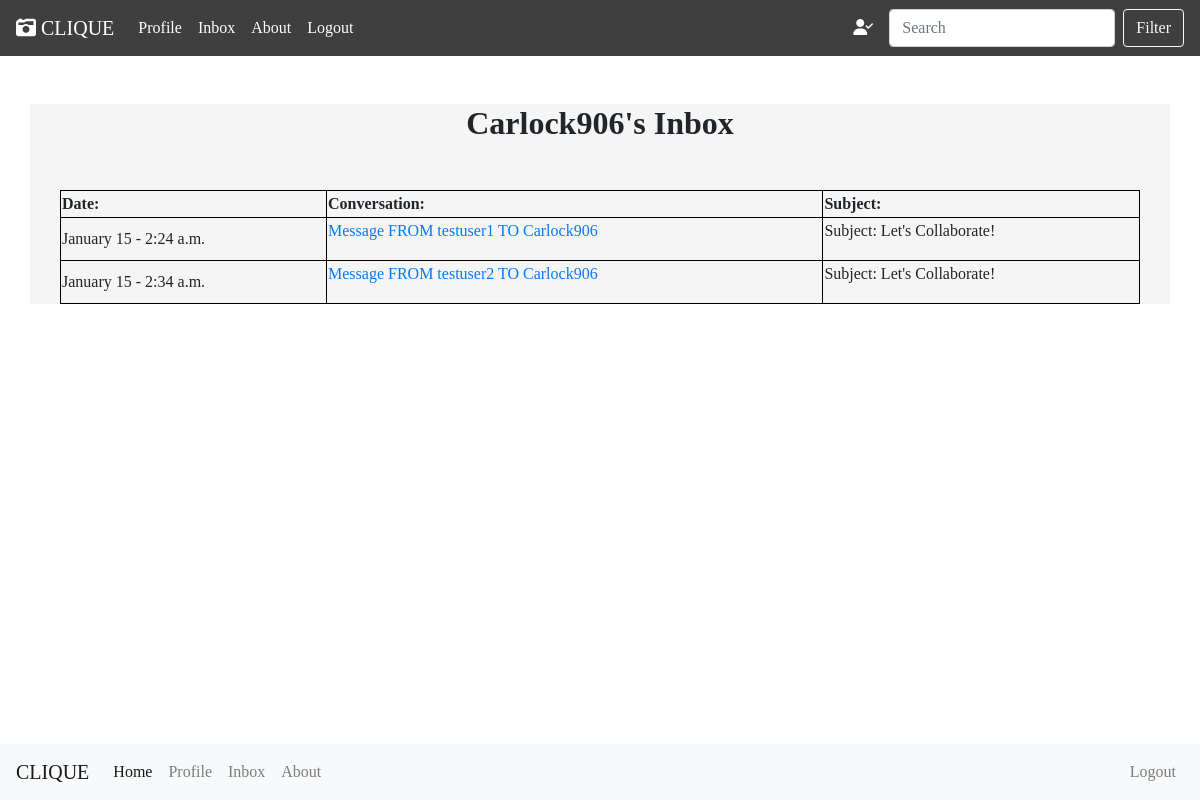
Page /inbox/ (signed in) on the committed database.
### users/models.py (models this page shows)
class CustomUser(AbstractUser):
    pass
    def __str__(self):
        return self.username

### inboxApp/models.py (models this page shows)
class InboxDB(models.Model):
    sender = models.ForeignKey(CustomUser, related_name='sender', on_delete=models.CASCADE, null=True)
    receiver = models.ForeignKey(CustomUser, related_name='receiver', on_delete=models.CASCADE, null=True)
    subject = models.CharField(max_length=100, default="Let's Collaborate!", blank=True, null=True)
    body = models.CharField(max_length=1000, default='', blank=True, null=True)
    sent_date = models.DateTimeField(auto_now_add=True)
    class Meta:
        verbose_name_plural = "User Inboxes"
    def __str__(self):
        if self.sender == self.sender:
            return f"Message FROM {self.sender} TO {self.receiver}"
        elif self.receiver == self.receiver:
            return f"Message TO {self.sender} FROM {self.receiver}"

### inboxApp/views.py (the view)
# urls.py: path('', views.user_inbox, name='user-inbox'),
@login_required
def user_inbox(request):
    user_id = request.user.id
    if request.method == "GET":
        context = {
            'message': InboxDB.objects.filter(sender=user_id),
            'message': InboxDB.objects.filter(receiver=user_id), # I DONT NEED THIS, BECAUSE NAY POST DIRECTED TO ME SHOULD BE THE SAME
        }
        return render(request, 'inbox/user_inbox_list.html', context)
    elif request.method == "POST": # OTHER THINGS
        return render(request, 'inbox/user_inbox_list.html', context)

### templates/inbox/user_inbox_list.html (shortened to what this page needs)
{% extends 'base.html' %}
{% block content %}
    <div class="container text-center mt-5">
        <h2><b>{{ user }}'s Inbox</b></h2>
    </div>
    {% if user.is_authenticated %}
        <div class="container-fluid mt-5 mb-5">
            <table style="width:100%">
                <tr>
                    <th>Date:</th>
                    <th>Conversation:</th>
                    <th>Subject:</th>
                </tr>
                {% for msg in message %}
                    <tr>
                        <td>{{ msg.sent_date | date:"F d" }} - {{ msg.sent_date.time }}</td>
                        <td><p><a href="{% url 'user-msg' msg.id %}">{{ msg }}</a></p></td>
                        <td><p>Subject: {{ msg.subject }}</p></td>
                    </tr>
                {% empty %}
                    <p>Inbox is EMPTY</p>
                {% endfor %}
            </table>
        </div>
    {% endif %}
{% endblock %}

### static/css/main.css (style rules this page uses)
body, html { font-family: 'Halant', serif; height: 100%; }
.container { background-color: rgb(245, 245, 245); }
table, th, td { border: 1px solid black; height: 5px; }

### rows in the picture
CustomUser: username "Carlock906"
InboxDB: sent_date "January 15", sent_date.time "2:24 a.m.", sender+receiver "Message FROM testuser1 TO Carlock906", subject "Let's Collaborate!"
InboxDB: sent_date "January 15", sent_date.time "2:34 a.m.", sender+receiver "Message FROM testuser2 TO Carlock906", subject "Let's Collaborate!"
